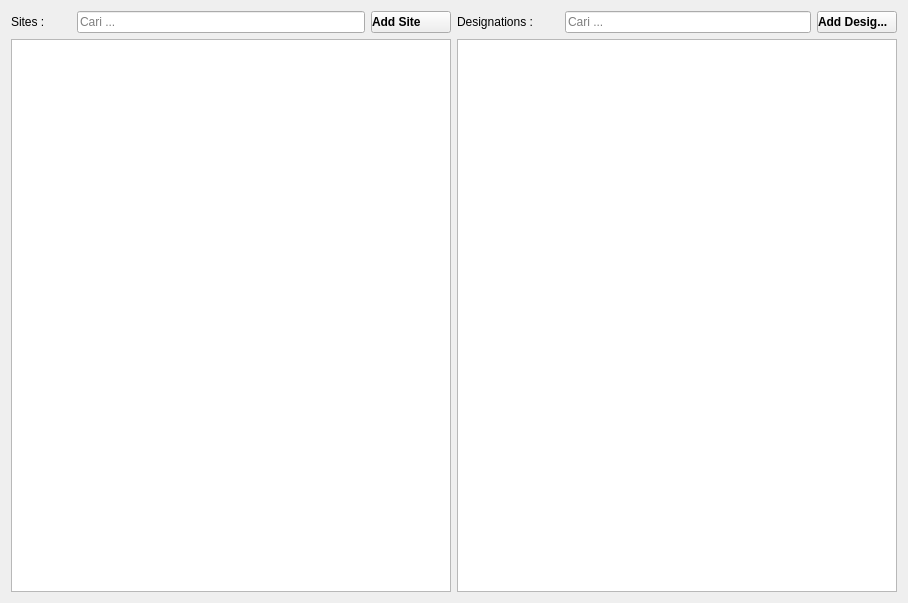
<?xml version="1.0" encoding="UTF-8"?>
<ui version="4.0">
 <class>SiteDesignation</class>
 <widget class="QWidget" name="SiteDesignation">
  <property name="geometry">
   <rect>
    <x>0</x>
    <y>0</y>
    <width>908</width>
    <height>603</height>
   </rect>
  </property>
  <property name="windowTitle">
   <string>Form</string>
  </property>
  <layout class="QHBoxLayout" name="horizontalLayout_3">
   <item>
    <layout class="QVBoxLayout" name="verticalLayout_2">
     <item>
      <layout class="QHBoxLayout" name="horizontalLayout_2">
       <item>
        <widget class="QLabel" name="label">
         <property name="text">
          <string>Sites :</string>
         </property>
        </widget>
       </item>
       <item>
        <widget class="QLabel" name="label_3">
         <property name="minimumSize">
          <size>
           <width>20</width>
           <height>20</height>
          </size>
         </property>
         <property name="maximumSize">
          <size>
           <width>20</width>
           <height>20</height>
          </size>
         </property>
         <property name="text">
          <string/>
         </property>
         <property name="pixmap">
          <pixmap resource="../PayrollResource.qrc">:/icons-dark/images/Appstract-master/icons/appstract-dark/blackberry_device_search.png</pixmap>
         </property>
         <property name="scaledContents">
          <bool>true</bool>
         </property>
        </widget>
       </item>
       <item>
        <widget class="QLineEdit" name="editCariSites">
         <property name="placeholderText">
          <string>Cari ...</string>
         </property>
        </widget>
       </item>
       <item>
        <widget class="QPushButton" name="pushAddSite">
         <property name="font">
          <font>
           <bold>true</bold>
          </font>
         </property>
         <property name="styleSheet">
          <string notr="true">text-align:left;</string>
         </property>
         <property name="text">
          <string>Add Site</string>
         </property>
         <property name="icon">
          <iconset resource="../PayrollResource.qrc">
           <normaloff>:/icons-dark/images/Appstract-master/icons/appstract-dark/game_space.png</normaloff>:/icons-dark/images/Appstract-master/icons/appstract-dark/game_space.png</iconset>
         </property>
         <property name="iconSize">
          <size>
           <width>20</width>
           <height>20</height>
          </size>
         </property>
        </widget>
       </item>
      </layout>
     </item>
     <item>
      <widget class="QTableView" name="tableSites"/>
     </item>
    </layout>
   </item>
   <item>
    <layout class="QVBoxLayout" name="verticalLayout">
     <item>
      <layout class="QHBoxLayout" name="horizontalLayout">
       <item>
        <widget class="QLabel" name="label_2">
         <property name="text">
          <string>Designations :</string>
         </property>
        </widget>
       </item>
       <item>
        <widget class="QLabel" name="label_4">
         <property name="minimumSize">
          <size>
           <width>20</width>
           <height>20</height>
          </size>
         </property>
         <property name="maximumSize">
          <size>
           <width>20</width>
           <height>20</height>
          </size>
         </property>
         <property name="text">
          <string/>
         </property>
         <property name="pixmap">
          <pixmap resource="../PayrollResource.qrc">:/icons-dark/images/Appstract-master/icons/appstract-dark/blackberry_device_search.png</pixmap>
         </property>
         <property name="scaledContents">
          <bool>true</bool>
         </property>
        </widget>
       </item>
       <item>
        <widget class="QLineEdit" name="editCariDesignations">
         <property name="placeholderText">
          <string>Cari ...</string>
         </property>
        </widget>
       </item>
       <item>
        <widget class="QPushButton" name="pushAddDesignation">
         <property name="font">
          <font>
           <bold>true</bold>
          </font>
         </property>
         <property name="styleSheet">
          <string notr="true">text-align:left;</string>
         </property>
         <property name="text">
          <string>Add Desig...</string>
         </property>
         <property name="icon">
          <iconset resource="../PayrollResource.qrc">
           <normaloff>:/icons-dark/images/Appstract-master/icons/appstract-dark/game_space.png</normaloff>:/icons-dark/images/Appstract-master/icons/appstract-dark/game_space.png</iconset>
         </property>
         <property name="iconSize">
          <size>
           <width>20</width>
           <height>20</height>
          </size>
         </property>
        </widget>
       </item>
      </layout>
     </item>
     <item>
      <widget class="QTableView" name="tableDesignation"/>
     </item>
    </layout>
   </item>
  </layout>
 </widget>
 <resources>
  <include location="../PayrollResource.qrc"/>
  <include location="../../venv/Lib/site-packages/PayrollResource.qrc"/>
 </resources>
 <connections/>
</ui>
